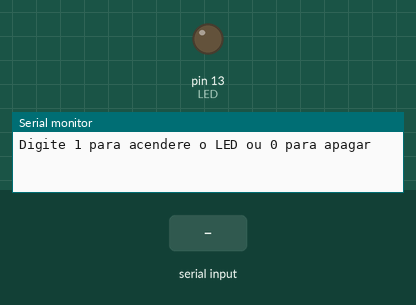
This sketch was run on a simulated Arduino Uno, built with avr-gcc and run on an emulated ATmega328P. Shown: output pins drawn as LEDs (lit = HIGH), the last lines printed to the serial monitor. The inputs (shaded band) are chosen by the test bench.

Above: at 1.2 s.
1.3 s: "1" received over Serial
At 2.3 s:
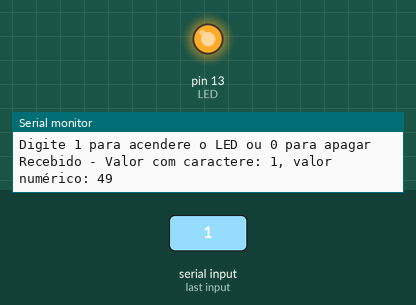
2.8 s: "0" received over Serial
At 3.5 s:
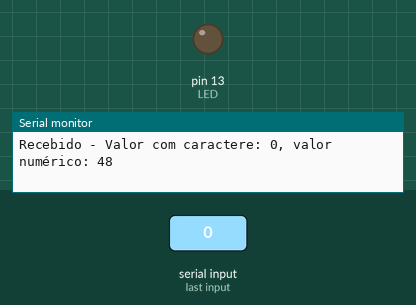
Timing chart, 0 to 5.8 s (numbered marks = the images above; inputs shaded):
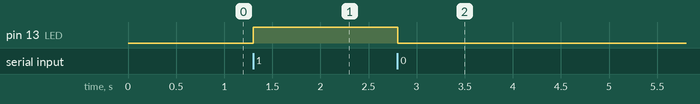

The sketch:

N_004.ino
```cpp
/*
 * Author: Thiago Santos Tassinari
 * Data: 17/10/2020
*/

/*
 * Descrição do Projeto

 * Além de enviar dados pela porta serial, o Arduino também poderá recebê-los. A partir de um dado recebido
 * pela entrada serial, vamos determinar se o LED deverá ser ligado ou desligado.
 *
 */

/* Componentes necessários
  • 1 Arduino;
  • 1 resistor de 220 ohms (vermelho, vermelho, marrom) ou de 330 ohms (laranja, laranja, marrom);
  • 1LED;
  • 1 protoboard;
  • jumper cable.
 */

int LED = 13;
int input = 0;

void setup() {
  // Inicializar e definir a velocidade de comunicação da porta serial.
  Serial.begin(9600);
  pinMode(LED, OUTPUT);
  Serial.println("Digite 1 para acendere o LED ou 0 para apagar");
}

void loop() {
  // Determinar se há bytes na entrada serial aguardando para serem lidos.
  if (Serial.available() > 0) {
    // Se o retorno do valor for maior que 0, então ler o byte que está na entrada serial
    input = Serial.read();

    //Informar o valor que foi recebido
    Serial.print("Recebido - Valor com caractere: ");
    Serial.print((char) input);
    Serial.print(", valor numérico: ");
    Serial.println(input, DEC);

    // Acender ou apagar o LED de acordo com o valor recebido na entrada serial
    if (input == '0')
      digitalWrite(LED, LOW);
    else if (input == '1')
      digitalWrite(LED, HIGH);
    else
      Serial.println("Por favor, digite apenas 0 ou 1!");
  }
}
```

Measured:
- after the input at 1.3 s, pin 13 (LED): LOW → HIGH at once
- after the input at 2.8 s, pin 13 (LED): HIGH → LOW at once
